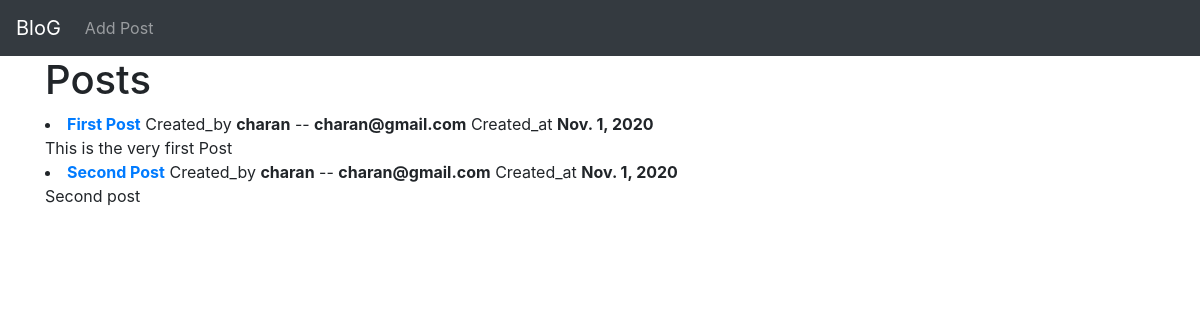
The page / on the database its author committed.
### rblog/models.py (models this page shows, shortened)
class Post(models.Model):
    title = models.CharField(max_length=300)
    author = models.ForeignKey(User, on_delete=models.CASCADE)
    description = models.TextField()
    publish_date = models.DateField(null=True)

### rblog/views.py (the view)
# urls.py: path('', HomePage.as_view(), name='Home'),
class HomePage(ListView):
    model = Post
    template_name = 'Home.html'

### rblog/templates/home.html
{% extends 'base.html' %}
{% block content %}
<h1>Posts</h1>
{% for Post in object_list %}
    <li>
    <a href = "{% url 'article-details' Post.pk %}">
    <b>{{Post.title}}</b> </a> Created_by <b>{{Post.author}}</b> -- <b>{{Post.author.email}}</b> Created_at <b>{{Post.publish_date}}</b>
    <br>
    {{Post.description}}
    </li>
{% endfor%}
{% endblock %}

### rblog/templates/base.html (shortened to what this page needs)
<!doctype html>
<html lang="en">
  <head>
    <link rel="stylesheet" href="https://cdn.jsdelivr.net/npm/bootstrap@4.5.3/dist/css/bootstrap.min.css">
  </head>
  <body>
    <nav class="navbar navbar-expand-lg navbar-dark bg-dark">
        <a class="navbar-brand" href="{%url 'Home'%}">BloG</a>
        <div class="collapse navbar-collapse" id="navbarNav">
          <ul class="navbar-nav">
            <li class = "nav-item">
              <a class = "nav-link" href = "{% url 'add_post' %}">Add Post</a>
            </li>
          </ul>
        </div>
      </nav>
    <div class="container">
    {% block content %}
    {% endblock %}
    </div>
  </body>
</html>

### rows shown on the page
Post: title "First Post", author "charan", author.email "charan@gmail.com", publish_date "Nov. 1, 2020", description "This is the very first Post"
Post: title "Second Post", author "charan", author.email "charan@gmail.com", publish_date "Nov. 1, 2020", description "Second post"
